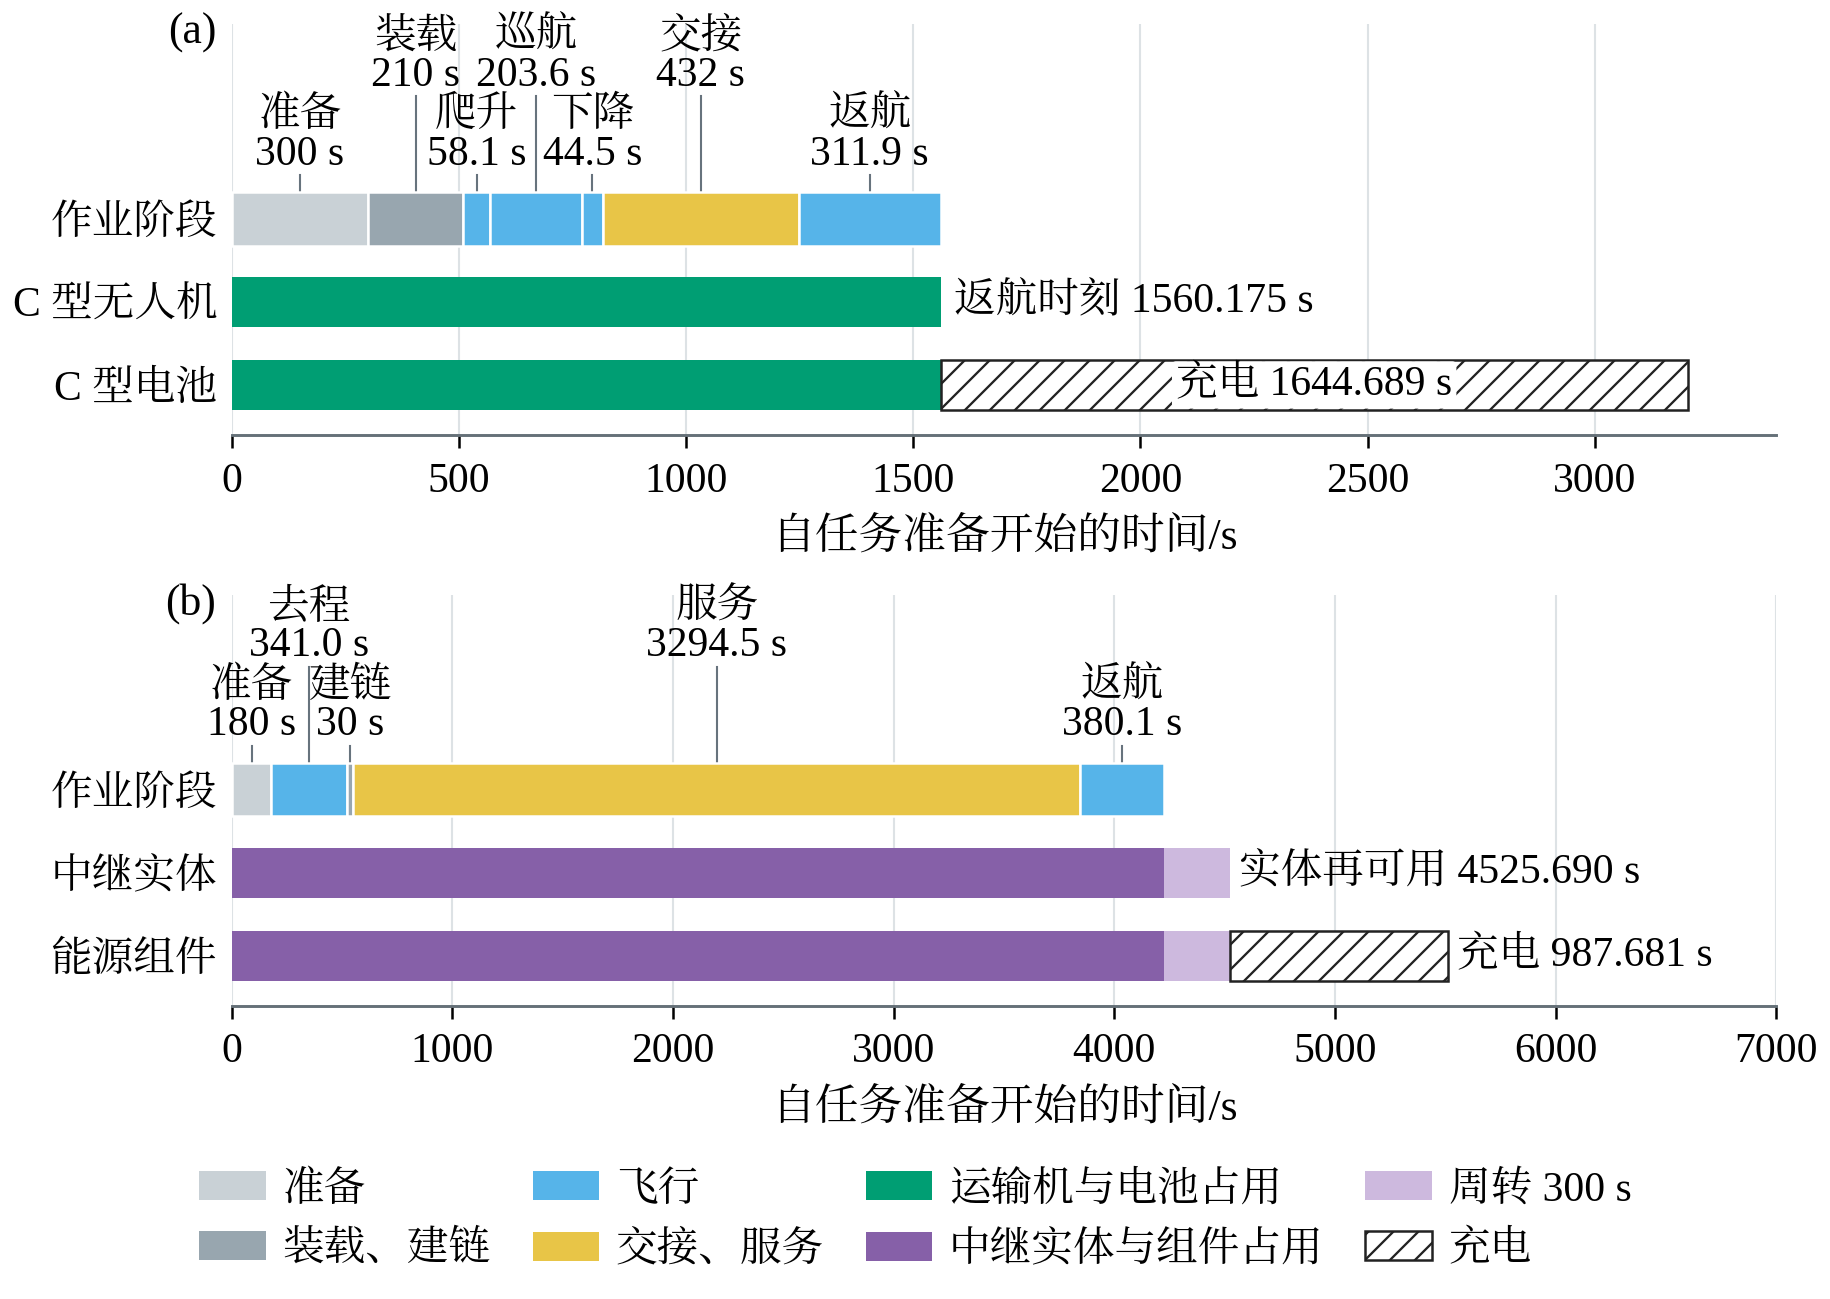

Generate this figure with Python:
"""F7 单架次时间构成：(a) 运输架次 Q1-001；(b) 中继任务 R-002。

(a) 数据取 results/q1.json 中 Q1-001 的 events（准备装载、爬升、巡航、下降、交接、返航各段），准备与装载按
    原题 C 型工位准备时间与单箱装载时间拆开；电池充电尾段按式(15)由返航荷电状态计算。
(b) 数据取 results/q3.json 中 R-002 的准备开始、到达、服务开始与结束、返航、实体再可用、组件充满时刻；
    准备、建链与周转时间取原题中继机型参数；组件在周转结束后开始充电（与冻结结果 component_ready 一致）。
时间轴以各自任务的准备开始时刻为 0。
"""
import sys
from pathlib import Path
HERE = Path(__file__).resolve().parent
sys.path.insert(0, str(HERE.parent / "lib"))
import figkit as fk
import matplotlib.pyplot as plt
from matplotlib.patches import Patch, Rectangle
from matplotlib.ticker import MultipleLocator

STEM = "fig_sortie_timeline"
PH = {"prep": "#C9D1D6", "load": "#98A6AF", "fly": "#56B4E9", "work": "#E8C547", "turn": "#CDB9DE",
      "charge": "#FFFFFF"}
TOL = 1e-6


def fmt(v):
    return f"{v:.0f}" if abs(v - round(v)) < 1e-9 else f"{v:.1f}"


def draw_phase_row(ax, y, segs, tiers):
    """segs: [(key, name, t0, t1, color)]；tiers: 每段标签所在层（0 或 1）。"""
    for (key, name, a, b, col), tier in zip(segs, tiers):
        ax.add_patch(Rectangle((a, y - 0.32), b - a, 0.64, fc=col, ec="white", lw=0.6, zorder=3))
        ty = y + 0.55 + 0.95 * tier
        ax.plot([(a + b) / 2] * 2, [y + 0.34, ty - 0.02], color=fk.C["muted"], lw=0.5, zorder=2)
        ax.text((a + b) / 2, ty, f"{name}\n{fmt(b - a)} s", ha="center", va="bottom", fontsize=10,
                linespacing=1.0, zorder=4)


def occ_row(ax, y, a, b, label=None):
    ax.add_patch(Rectangle((a, y - 0.3), b - a, 0.6, fc=fk.C["C"] if label == "C" else fk.C["relay"],
                           ec="none", zorder=3))


def tail(ax, y, a, b, kind):
    if kind == "charge":
        ax.add_patch(Rectangle((a, y - 0.3), b - a, 0.6, fc="white", ec=fk.C["ink"], lw=0.6, hatch="////",
                               zorder=3))
    else:
        ax.add_patch(Rectangle((a, y - 0.3), b - a, 0.6, fc=PH["turn"], ec="none", zorder=3))


def main():
    fk.setup()
    L = fk.labels()["F07"]
    p1, p3 = fk.RESULTS / "q1.json", fk.RESULTS / "q3.json"
    q1, q3 = fk.load_json(p1), fk.load_json(p3)
    typ = fk._sheet(fk.TYPE_XLSX)
    tC = {r[0]: r for r in typ[2:5]}["C"]
    prep_C, load_box = float(tC[10]), float(tC[11])
    rel = fk._sheet(fk.RELAY_XLSX)[2]
    prep_R, link_R, turn_R = float(rel[9]), float(rel[10]), float(rel[11])
    full = fk.charge_full()

    # (a) Q1-001
    t = next(x for x in q1["tasks"] if x["id"] == "Q1-001")
    ev = t["events"]
    assert ev[0]["phase"] == "准备装载" and abs(ev[0]["end"] - (prep_C + load_box * len(t["boxes"]))) < TOL
    hand = next(e for e in ev if e["phase"] == "交接")
    go = [e for e in ev if e["end"] <= hand["start"] + TOL and e["phase"] in ("爬升", "巡航", "下降")]
    back = [e for e in ev if e["start"] >= hand["end"] - TOL]
    assert [e["phase"] for e in go] == ["爬升", "巡航", "下降"] and len(back) == 3
    segs_a = [("prep", L["prep"], 0.0, prep_C, PH["prep"]),
              ("load", L["load"], prep_C, ev[0]["end"], PH["load"])]
    for e, nm in zip(go, [L["climb"], L["cruise"], L["descend"]]):
        segs_a.append(("fly", nm, e["start"], e["end"], PH["fly"]))
    segs_a.append(("work", L["handover"], hand["start"], hand["end"], PH["work"]))
    segs_a.append(("fly", L["return"], back[0]["start"], back[-1]["end"], PH["fly"]))
    ret_a = t["duration"]
    assert abs(back[-1]["end"] - ret_a) < TOL
    chg_a = fk.charge_time(t["soc"], full[t["type"]])
    assert abs(chg_a - 1644.689) < 5e-4 and abs(hand["end"] - hand["start"] - 432) < TOL

    # (b) R-002
    r = next(x for x in q3["relays"] if x["id"] == "R-002")
    s0 = r["start"]
    assert abs(r["arrival"] - (s0 + prep_R + r["flight_out"])) < TOL
    assert abs(r["service_start"] - (r["arrival"] + link_R)) < TOL
    assert abs(r["return_time"] - (r["service_end"] + r["flight_back"])) < TOL
    assert abs(r["entity_ready"] - (r["return_time"] + turn_R)) < TOL
    chg_b = fk.charge_time(r["soc"], full["R"])
    assert abs(r["component_ready"] - (r["entity_ready"] + chg_b)) < TOL
    rr = lambda v: v - s0
    segs_b = [("prep", L["prep"], 0.0, prep_R, PH["prep"]),
              ("fly", L["out"], prep_R, rr(r["arrival"]), PH["fly"]),
              ("work", L["link"], rr(r["arrival"]), rr(r["service_start"]), PH["load"]),
              ("work", L["service"], rr(r["service_start"]), rr(r["service_end"]), PH["work"]),
              ("fly", L["return"], rr(r["service_end"]), rr(r["return_time"]), PH["fly"])]

    fig, axes = plt.subplots(2, 1, figsize=(fk.FULL_W, 11.0 * fk.CM), layout="constrained",
                             gridspec_kw={"height_ratios": [1, 1]})
    rows = []
    # 面板 (a)
    ax = axes[0]
    draw_phase_row(ax, 2, segs_a, [0, 1, 0, 1, 0, 1, 0])
    occ_row(ax, 1, 0, ret_a, "C")
    occ_row(ax, 0, 0, ret_a, "C")
    tail(ax, 0, ret_a, ret_a + chg_a, "charge")
    ax.text(ret_a + chg_a / 2, 0, f"{L['charge']} {chg_a:.3f} s", ha="center", va="center", fontsize=10, zorder=5,
            bbox=dict(boxstyle="round,pad=0.1", fc="white", ec="none"))
    ax.text(ret_a + 30, 1, f"{L['return_at']} {ret_a:.3f} s", ha="left", va="center", fontsize=10)
    ax.set_yticks([0, 1, 2], [L["battery_C"], L["drone_C"], L["phase"]])
    ax.set_xlim(0, 3400)
    ax.set_ylim(-0.6, 4.35)
    for k, nm, a, b, _ in segs_a:
        rows.append({"panel": "a", "task": "Q1-001", "row": "phase", "item": nm, "start_s": a, "end_s": b, "duration_s": b - a})
    rows += [{"panel": "a", "task": "Q1-001", "row": "drone", "item": "占用", "start_s": 0.0, "end_s": ret_a, "duration_s": ret_a},
             {"panel": "a", "task": "Q1-001", "row": "battery", "item": "占用", "start_s": 0.0, "end_s": ret_a, "duration_s": ret_a},
             {"panel": "a", "task": "Q1-001", "row": "battery", "item": "充电", "start_s": ret_a, "end_s": ret_a + chg_a,
              "duration_s": chg_a, "soc": t["soc"]}]
    # 面板 (b)
    ax = axes[1]
    draw_phase_row(ax, 2, segs_b, [0, 1, 0, 1, 0])
    ret_b, ent_b, cmp_b = rr(r["return_time"]), rr(r["entity_ready"]), rr(r["component_ready"])
    occ_row(ax, 1, 0, ret_b)
    tail(ax, 1, ret_b, ent_b, "turn")
    occ_row(ax, 0, 0, ret_b)
    tail(ax, 0, ret_b, ent_b, "turn")
    tail(ax, 0, ent_b, cmp_b, "charge")
    ax.text(cmp_b + 40, 0, f"{L['charge']} {chg_b:.3f} s", ha="left", va="center", fontsize=10, zorder=5)
    ax.text(ent_b + 40, 1, f"{L['entity_ready']} {ent_b:.3f} s", ha="left", va="center", fontsize=10)
    ax.set_yticks([0, 1, 2], [L["component"], L["entity"], L["phase"]])
    ax.set_xlim(0, 7000)
    ax.set_ylim(-0.6, 4.35)
    for k, nm, a, b, _ in segs_b:
        rows.append({"panel": "b", "task": "R-002", "row": "phase", "item": nm, "start_s": a, "end_s": b, "duration_s": b - a})
    rows += [{"panel": "b", "task": "R-002", "row": "entity", "item": "占用", "start_s": 0.0, "end_s": ret_b, "duration_s": ret_b},
             {"panel": "b", "task": "R-002", "row": "entity", "item": "周转", "start_s": ret_b, "end_s": ent_b, "duration_s": ent_b - ret_b},
             {"panel": "b", "task": "R-002", "row": "component", "item": "占用", "start_s": 0.0, "end_s": ret_b, "duration_s": ret_b},
             {"panel": "b", "task": "R-002", "row": "component", "item": "周转", "start_s": ret_b, "end_s": ent_b, "duration_s": ent_b - ret_b},
             {"panel": "b", "task": "R-002", "row": "component", "item": "充电", "start_s": ent_b, "end_s": cmp_b,
              "duration_s": chg_b, "soc": r["soc"]}]
    for ax, tag in zip(axes, ["(a)", "(b)"]):
        ax.spines["left"].set_visible(False)
        ax.tick_params(axis="y", length=0)
        ax.xaxis.set_major_locator(MultipleLocator(500 if ax is axes[0] else 1000))
        ax.grid(axis="x", zorder=0)
        ax.set_axisbelow(True)
        ax.set_xlabel(L["xlabel"])
        fk.panel_label(ax, tag, x=-0.01, y=0.93)
    handles = [Patch(fc=PH["prep"], label=L["prep"]), Patch(fc=PH["load"], label=f"{L['load']}、{L['link']}"),
               Patch(fc=PH["fly"], label=L["flight"]), Patch(fc=PH["work"], label=f"{L['handover']}、{L['service']}"),
               Patch(fc=fk.C["C"], label=L["occ_C"]), Patch(fc=fk.C["relay"], label=L["occ_R"]),
               Patch(fc=PH["turn"], label=L["turn"]), Patch(fc="white", ec=fk.C["ink"], lw=0.6, hatch="////", label=L["charge"])]
    fig.legend(handles=handles, loc="outside lower center", ncol=4, columnspacing=1.0, handletextpad=0.4)
    fk.write_csv(HERE / f"{STEM}.csv", rows, ["panel", "task", "row", "item", "start_s", "end_s", "duration_s", "soc"])
    fk.save(fig, HERE, STEM, figure_id="F7",
            caption="单架次时间构成：(a) 运输架次 Q1-001；(b) 中继任务 R-002",
            section="5.4.1（同时替代 5.3.4 的表5）",
            sources=[p1, p3, fk.TYPE_XLSX, fk.RELAY_XLSX],
            key_values={"Q1-001": {"prep_s": prep_C, "load_s": ev[0]["end"] - prep_C,
                                   "climb_cruise_descend_s": [e["end"] - e["start"] for e in go],
                                   "handover_s": hand["end"] - hand["start"], "return_s": back[-1]["end"] - back[0]["start"],
                                   "duration_s": ret_a, "flight_time_s": t["flight_time"], "soc": t["soc"],
                                   "charge_s": chg_a, "battery_full_at_s": ret_a + chg_a},
                        "R-002": {"start_abs_s": s0, "prep_s": prep_R, "flight_out_s": r["flight_out"], "link_s": link_R,
                                  "service_s": r["service_end"] - r["service_start"], "flight_back_s": r["flight_back"],
                                  "turnaround_s": turn_R, "soc": r["soc"], "charge_s": chg_b,
                                  "return_rel_s": ret_b, "entity_ready_rel_s": ent_b, "component_ready_rel_s": cmp_b,
                                  "component_ready_abs_s": r["component_ready"]}},
            notes="时间以任务准备开始为 0（R-002 的绝对开始时刻为 2396.423 s）。实心条为实体或能源占用，"
                  "紫色浅条为中继返航后的 300 s 周转，斜线条为按式(15)计算的充电尾段；Q1-001 电池返航即开始充电，"
                  "R-002 的能源组件在周转结束后开始充电。")


if __name__ == "__main__":
    main()
